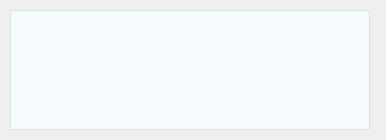
<?xml version="1.0" encoding="UTF-8"?>
<ui version="4.0">
 <class>FaceSelectWindow</class>
 <widget class="QWidget" name="FaceSelectWindow">
  <property name="geometry">
   <rect>
    <x>0</x>
    <y>0</y>
    <width>386</width>
    <height>140</height>
   </rect>
  </property>
  <property name="windowTitle">
   <string>FaceSelectWindow</string>
  </property>
  <layout class="QHBoxLayout" name="horizontalLayout">
   <property name="leftMargin">
    <number>10</number>
   </property>
   <property name="topMargin">
    <number>10</number>
   </property>
   <property name="rightMargin">
    <number>16</number>
   </property>
   <property name="bottomMargin">
    <number>10</number>
   </property>
   <item>
    <widget class="QGraphicsView" name="graphicsView">
     <property name="styleSheet">
      <string notr="true">background:rgb(246, 251, 254);
border-width: 1px;
border-style: solid;
border-color: rgb(211,228,240);</string>
     </property>
    </widget>
   </item>
  </layout>
 </widget>
 <layoutdefault spacing="6" margin="11"/>
 <resources/>
 <connections/>
 <slots>
  <slot>selectFaceWindowBtnClicked()</slot>
 </slots>
</ui>
